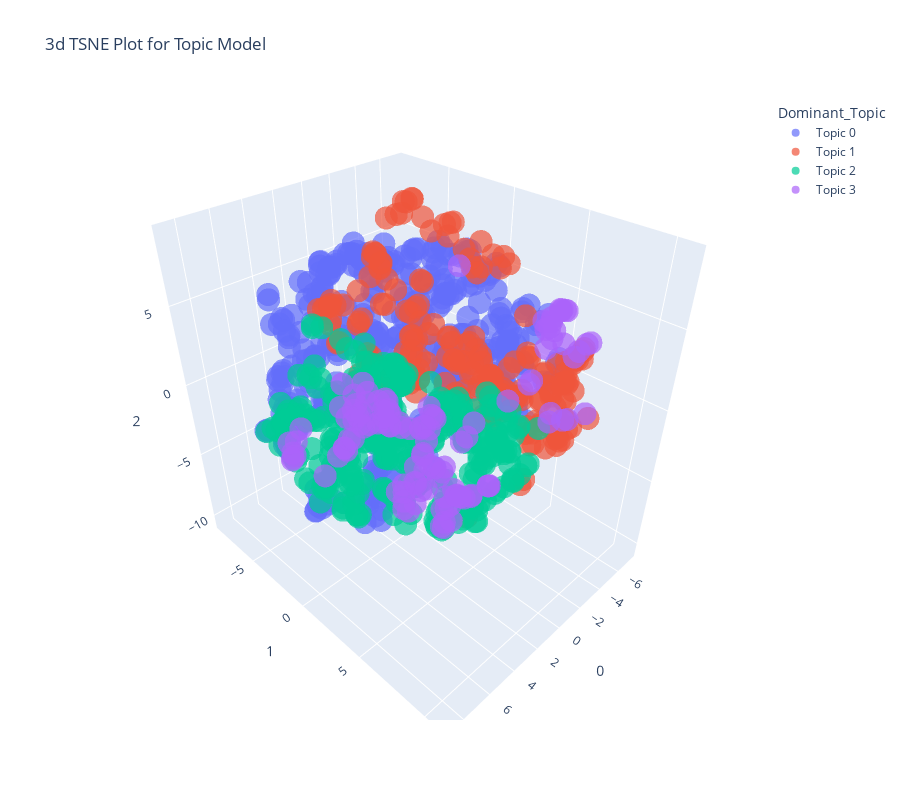

The cell this chart's notebook holds for it:
### Code cell
plot_model(lda, plot = 'tsne')

### Figure 1 — Plotly figure (JSON) as saved in the notebook; plotly's stock layout.template omitted (floating-point values rounded to 4 significant figures; data arrays with more than 128 entries replaced by an {"elided": "..."} marker saying what was removed)
{"data": [{"hovertemplate": "Dominant_Topic=Topic 0<br>0=%{x}<br>1=%{y}<br>2=%{z}<extra></extra>", "legendgroup": "Topic 0", "marker": {"color": "#636efa", "opacity": 0.7, "symbol": "circle"}, "mode": "markers", "name": "Topic 0", "scene": "scene", "showlegend": true, "type": "scatter3d", "x": {"elided": "368 float values"}, "y": {"elided": "368 float values"}, "z": {"elided": "368 float values"}}, {"hovertemplate": "Dominant_Topic=Topic 1<br>0=%{x}<br>1=%{y}<br>2=%{z}<extra></extra>", "legendgroup": "Topic 1", "marker": {"color": "#EF553B", "opacity": 0.7, "symbol": "circle"}, "mode": "markers", "name": "Topic 1", "scene": "scene", "showlegend": true, "type": "scatter3d", "x": {"elided": "194 float values"}, "y": {"elided": "194 float values"}, "z": {"elided": "194 float values"}}, {"hovertemplate": "Dominant_Topic=Topic 2<br>0=%{x}<br>1=%{y}<br>2=%{z}<extra></extra>", "legendgroup": "Topic 2", "marker": {"color": "#00cc96", "opacity": 0.7, "symbol": "circle"}, "mode": "markers", "name": "Topic 2", "scene": "scene", "showlegend": true, "type": "scatter3d", "x": {"elided": "316 float values"}, "y": {"elided": "316 float values"}, "z": {"elided": "316 float values"}}, {"hovertemplate": "Dominant_Topic=Topic 3<br>0=%{x}<br>1=%{y}<br>2=%{z}<extra></extra>", "legendgroup": "Topic 3", "marker": {"color": "#ab63fa", "opacity": 0.7, "symbol": "circle"}, "mode": "markers", "name": "Topic 3", "scene": "scene", "showlegend": true, "type": "scatter3d", "x": [-7.302, 1.525, -2.764, 1.554, -2.648, -5.893, -0.03714, -1.012, 4.063, -3.861, -3.143, -1.701, -1.33, -2.523, -0.8586, 5.232, -1.273, -1.907, -0.9123, -2.878, 0.8063, -2.234, -1.798, -5.464, 2.878, -1.153, 0.5713, -1.905, -2.483, -0.9241, -1.537, -3.375, -0.05125, -1.244, -3.185, -2.976, -1.378, -3.217, -3.492, -0.214, 3.792, -0.3583, -3.206, -3.325, -3.898, 3.064, -0.4054, -7.048, -2.532, 0.7492, -1.527, -1.798, -3.178, -0.1513, -2.713, -1.754, -5.615, -1.454, 0.6425, -4.175, -2.354, -1.528, -1.934, 1.711, -7.195, -0.8469, -2.017, -1.398, -1.586, 0.1572, -6.9, -1.328, 0.7633, 1.637, 1.642, -0.1676, 1.177, -0.2645, -6.728, 1.361, -1.907, 4.542, -3.322, -2.656, -2.287, 1.361, -2.139, -3.294, -0.8034, -3.634, -3.346, -5.631, -2.481, -3.433, -4.767, -3.265, -2.719, -5.589, -1.537, -2.683, -3.054, -1.408, -5.971, -2.681, -4.164, 1.818, 4.892, -1.965, -4.039, -3.789, -2.078, -1.495, -0.5249, -5.823, -5.839, 0.5044, 4.704, -4.815, -0.9482, 1.013, -3.873, -0.2121], "y": [5.79, -5.746, 5.809, 0.8856, -5.842, 5.266, 2.554, -1.05, -7.483, -7.005, -5.871, -1.81, -8.219, -1.956, 2.373, -5.513, 0.9941, 4.194, -8.324, -2.495, 3.201, -1.321, 2.976, 5.49, -5.561, -5.663, 2.918, -3.295, 6.904, -1.075, -3.98, -5.987, 2.836, -7.163, -2.429, 6.184, -4.433, -6.088, -6.33, -7.064, -7.055, -6.222, -2.012, -2.0, 7.451, -7.456, -5.895, 6.623, -1.255, -0.3173, -7.001, 3.01, -2.017, 2.101, -1.043, -7.655, 4.865, -6.436, -5.606, 5.673, -2.953, 2.005, -6.591, 1.648, 5.605, 3.006, 4.193, -4.867, -7.782, -5.785, 6.497, 2.507, 3.716, 0.5617, 0.01551, 0.2469, -5.292, 0.6212, 1.51, -5.275, 4.194, -6.455, -0.7113, -2.061, -5.498, -5.275, -6.967, 6.679, 2.674, 0.431, -1.654, 5.757, -6.275, 1.553, 6.365, 6.581, -2.352, 5.362, -3.98, 6.008, -1.509, 1.203, -2.319, 6.568, 0.4141, 0.7798, -5.954, -3.515, 7.635, 6.661, -1.285, -6.64, -5.612, 4.775, 5.514, -0.6147, -5.967, 8.223, 1.008, 3.154, 6.65, 3.802], "z": [1.556, -7.602, 1.446, -8.121, -6.579, 4.537, -7.822, -8.649, -6.056, -6.243, -6.58, -8.104, -7.183, -7.668, -6.948, -5.643, -6.606, -6.168, -6.144, -5.844, -7.991, -5.957, -7.715, 4.709, -8.367, -3.757, -8.789, -5.742, 5.439, -8.509, -5.797, -6.74, -7.416, -4.734, -5.852, 5.311, -4.703, -5.69, -6.639, -3.33, -5.873, -5.067, -5.902, -4.828, -0.6696, -5.436, -5.403, 2.572, -8.135, -7.843, -7.204, -7.6, -4.132, -8.304, -8.355, -5.996, 3.78, -3.547, -6.6, 3.013, -5.913, -8.092, -7.243, -6.902, 1.156, -7.127, -6.229, -4.192, -7.319, -6.891, 2.483, -7.73, -7.531, -8.076, -7.03, -7.912, -7.043, -7.61, -3.669, -6.738, -6.168, -6.032, -8.417, -7.654, -6.668, -6.738, -5.664, 4.831, -7.173, -5.861, -4.947, 4.75, -7.23, -3.666, 3.332, 4.349, -5.799, 4.699, -5.797, 1.799, -4.573, -8.62, 4.632, 5.106, -5.748, -7.205, -5.949, -5.529, -0.5972, -1.142, -8.26, -7.262, -5.008, 3.919, 4.617, -7.572, -5.874, -0.3028, -6.821, -8.207, -0.5985, -6.311]}], "layout": {"height": 800, "legend": {"title": {"text": "Dominant_Topic"}, "tracegroupgap": 0}, "scene": {"domain": {"x": [0, 1], "y": [0, 1]}, "xaxis": {"title": {"text": "0"}}, "yaxis": {"title": {"text": "1"}}, "zaxis": {"title": {"text": "2"}}}, "title": {"text": "3d TSNE Plot for Topic Model"}, "width": 900}}
